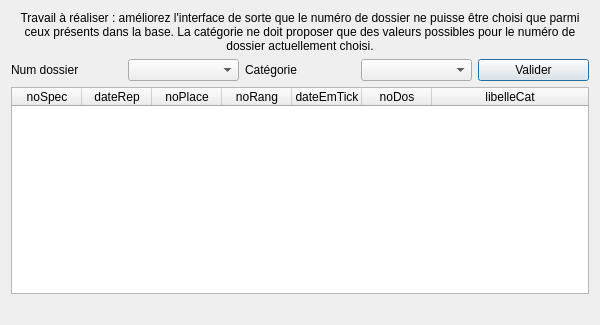
<?xml version="1.0" encoding="UTF-8"?>
<ui version="4.0">
 <class>fct_comp_4</class>
 <widget class="QDialog" name="fct_comp_4">
  <property name="geometry">
   <rect>
    <x>0</x>
    <y>0</y>
    <width>600</width>
    <height>325</height>
   </rect>
  </property>
  <property name="windowTitle">
   <string>Tickets d'un dossier et d'une catégorie</string>
  </property>
  <layout class="QVBoxLayout" name="verticalLayout">
   <item>
    <widget class="QLabel" name="label_3">
     <property name="text">
      <string>Travail à réaliser : améliorez l'interface de sorte que le numéro de dossier ne puisse être choisi que parmi ceux présents dans la base. La catégorie ne doit proposer que des valeurs possibles pour le numéro de dossier actuellement choisi.</string>
     </property>
     <property name="alignment">
      <set>Qt::AlignCenter</set>
     </property>
     <property name="wordWrap">
      <bool>true</bool>
     </property>
    </widget>
   </item>
   <item>
    <layout class="QHBoxLayout" name="horizontalLayout">
     <item>
      <widget class="QLabel" name="label">
       <property name="text">
        <string>Num dossier</string>
       </property>
      </widget>
     </item>
     <item>
      <widget class="QComboBox" name="comboBox"/>
     </item>
     <item>
      <widget class="QLabel" name="label_2">
       <property name="text">
        <string>Catégorie</string>
       </property>
      </widget>
     </item>
     <item>
      <widget class="QComboBox" name="comboBox_4_categorie"/>
     </item>
     <item>
      <widget class="QPushButton" name="pushButton_fct_4">
       <property name="text">
        <string>Valider</string>
       </property>
      </widget>
     </item>
    </layout>
   </item>
   <item>
    <widget class="QTableWidget" name="table_fct_comp_4">
     <attribute name="horizontalHeaderDefaultSectionSize">
      <number>70</number>
     </attribute>
     <attribute name="horizontalHeaderMinimumSectionSize">
      <number>50</number>
     </attribute>
     <attribute name="horizontalHeaderStretchLastSection">
      <bool>true</bool>
     </attribute>
     <attribute name="verticalHeaderVisible">
      <bool>false</bool>
     </attribute>
     <column>
      <property name="text">
       <string>noSpec</string>
      </property>
     </column>
     <column>
      <property name="text">
       <string>dateRep</string>
      </property>
     </column>
     <column>
      <property name="text">
       <string>noPlace</string>
      </property>
     </column>
     <column>
      <property name="text">
       <string>noRang</string>
      </property>
     </column>
     <column>
      <property name="text">
       <string>dateEmTick</string>
      </property>
     </column>
     <column>
      <property name="text">
       <string>noDos</string>
      </property>
     </column>
     <column>
      <property name="text">
       <string>libelleCat</string>
      </property>
     </column>
    </widget>
   </item>
   <item>
    <widget class="QLabel" name="label_fct_comp_4">
     <property name="text">
      <string/>
     </property>
     <property name="alignment">
      <set>Qt::AlignCenter</set>
     </property>
    </widget>
   </item>
  </layout>
 </widget>
 <resources/>
 <connections>
  <connection>
   <sender>pushButton_fct_4</sender>
   <signal>clicked()</signal>
   <receiver>fct_comp_4</receiver>
   <slot>refreshResult()</slot>
   <hints>
    <hint type="sourcelabel">
     <x>437</x>
     <y>21</y>
    </hint>
    <hint type="destinationlabel">
     <x>91</x>
     <y>1</y>
    </hint>
   </hints>
  </connection>
 </connections>
 <slots>
  <slot>refreshResult()</slot>
 </slots>
</ui>
